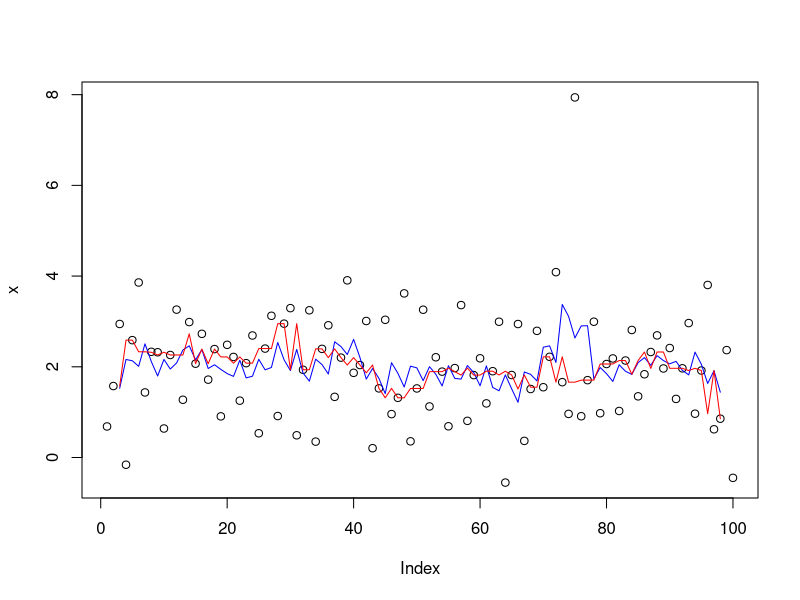

Generate this figure with R:
## ---- chunk 1
# here is a simple functional

randomise <- function(f) f(runif(1e3))
randomise(mean)
randomise(sum)
## ---- chunk 2
# lets make lapply2()
# it does the same as lapply, just not written in C
lapply2 <- function(x, f, ...){
  out <- vector("list", length(x))
  for (i in seq_along(x)){
    out[i] <- f(x[[i]], ...)
  }
  out
}

## ---- chunk 3
trims <- c(0, 0.1, 0.2, 0.5)
x <- rcauchy(1000)
unlist(lapply(trims, function(trim) mean(x, trim = trim)))
## ---- chunk 4
# this slow- R makes a copy of res at every iteration
# when vector gets extended
xs <- runif(1e3)
res <- c()
for (x in xs){
  res <- c(res, sqrt(x))
}

# this is better
res <- numeric(length(xs))
for (i in seq_along(xs)){
  res[i] <- sqrt(xs[i])
}
## ---- chunk 5
sapply(mtcars, is.numeric)
vapply(mtcars, is.numeric, logical(1))
# hmm
sapply(list(), is.numeric)
# correct
vapply(list(), is.numeric, logical(1))
## ---- chunk 6
# sapply does this
sapply2 <- function(x, f, ...){
  res <- lapply2(x, f, ...)
  simplify2array(res)
}

# vapply does this
vapply2 <- function(x, f, f.value, ...){
  out <- matrix(rep(f.value, length(x)), nrow = length(x))
  for (i in seq_along(x)){
    res <- f(x[i], ...)
    stopifnot(
      length(res) == length(f.value),
      typeof(res) == typeof(f.value)
    )
    out[i, ] <- res
  }
  out
}
## ---- chunk 7
# obs
xs <- replicate(5, runif(10), simplify = FALSE)
# weights
ws <- replicate(5, rpois(10, 5) + 1, simplify = FALSE)

# unweighted means easy
unlist(lapply(xs, mean))

# weighted mean messy with lapply()
unlist(lapply(seq_along(xs), function(i){
  weighted.mean(xs[[i]], ws[[i]])
}))

# so use Map instead
unlist(Map(weighted.mean, xs, ws))

# this is equivalent to 
stopifnot(length(xs) == length(ws))
out <- vector("list", length(xs))
for (i in seq_along(xs)){
  out[[i]] <- weighted.mean(xs[[i]], ws[[i]])
}
## ---- chunk 8
rollapply <- function(x, n, f, ...){
  out <- rep(NA, length(x))
  
  # trunc just removes anything after decimal
  offset <- trunc(n / 2)
  locs <- (offset + 1):(length(x) - n + offset + 1)
  num <- vapply(
    locs,
    function(i) f(x[(i - offset):(i + offset)], ...),
    numeric(1)
  )
  # first offset amount will be NA's
  c(rep(NA, offset), num)
}

set.seed(123)
x <- seq(1, 3, length(1e2)) + rt(1e2, df = 2) / 3

plot(x)
lines(rollapply(x, 5, mean), col = 'blue')
lines(rollapply(x, 5, median), col = 'red')
## ---- chunk 9
library(parallel)
unlist(mclapply(1:10, sqrt, mc.cores = 4))
unlist(mcMap(weighted.mean, 1:10, 10:20, mc.cores = 4))
## ---- chunk 10
# apply works on matrices

# margin argument specifies rows (1) or columns (2)
a <- matrix(1:20, nrow = 5)
apply(a, 1, mean)
apply(a, 2, mean)
## ---- chunk 11
# here we use sweep to standardise an array
x <- matrix(rnorm(20, 0, 10), nrow = 4)

# step 1 - sweep to subtract min value in each row from row
x1 <- sweep(x, 1, apply(x, 1, min), `-`)
# step 2 - sweep to divide by the max value of each row
x2 <- sweep(x1, 1, apply(x1, 1, max), `/`)

x
x1
x2
## ---- chunk 12
# create a times table
outer(1:3, 1:10, "*")
## ---- chunk 13
pulse <- round(rnorm(22, 70, 10/3)) + rep(c(0,5), c(10, 12))
group <- rep(c("A", "B"), c(10, 12))

tapply(pulse, group, length)
tapply(pulse, group, mean)

# tapply() splits then applies

split(pulse, group)

# this tapply2() function is equivalent to tapply()
tapply2 <- function(x, group, f, ..., simplify = TRUE){
  pieces <- split(x, group)
  sapply(pieces, f, simplify = simplify)
}

tapply2(pulse, group, length)
## ---- chunk 14
# we have already seen Map, lets have a look at Reduce()

Reduce(sum, 1:3) # sum(sum(1, 2), 3)

# it does this (although real reduce far more complex)
Reduce2 <- function(f, x){
  out <- x[[1]]
  for(i in seq(2, length(x))){
    out <- f(out, x[[i]])
  }
  out
}

# Reduce is an elegant way to extend functions that deal with two inputs to a function
# that can deal with any number of inputs.

l <- replicate(5, sample(1:10, 15, replace = T), simplify = F)
str(l)

# what is the intersect between all in the list?
Reduce(intersect, l)
## ---- chunk 15
# lets make a custom where() predicate

where <- function(f, x) {
  vapply(x, f, logical(1))
}

df <- data.frame(x = 13, y = c('a', 'b', 'c'))
where(is.factor, df)

str(Filter(is.factor, df))
str(Find(is.factor, df))
Position(is.factor, df)
